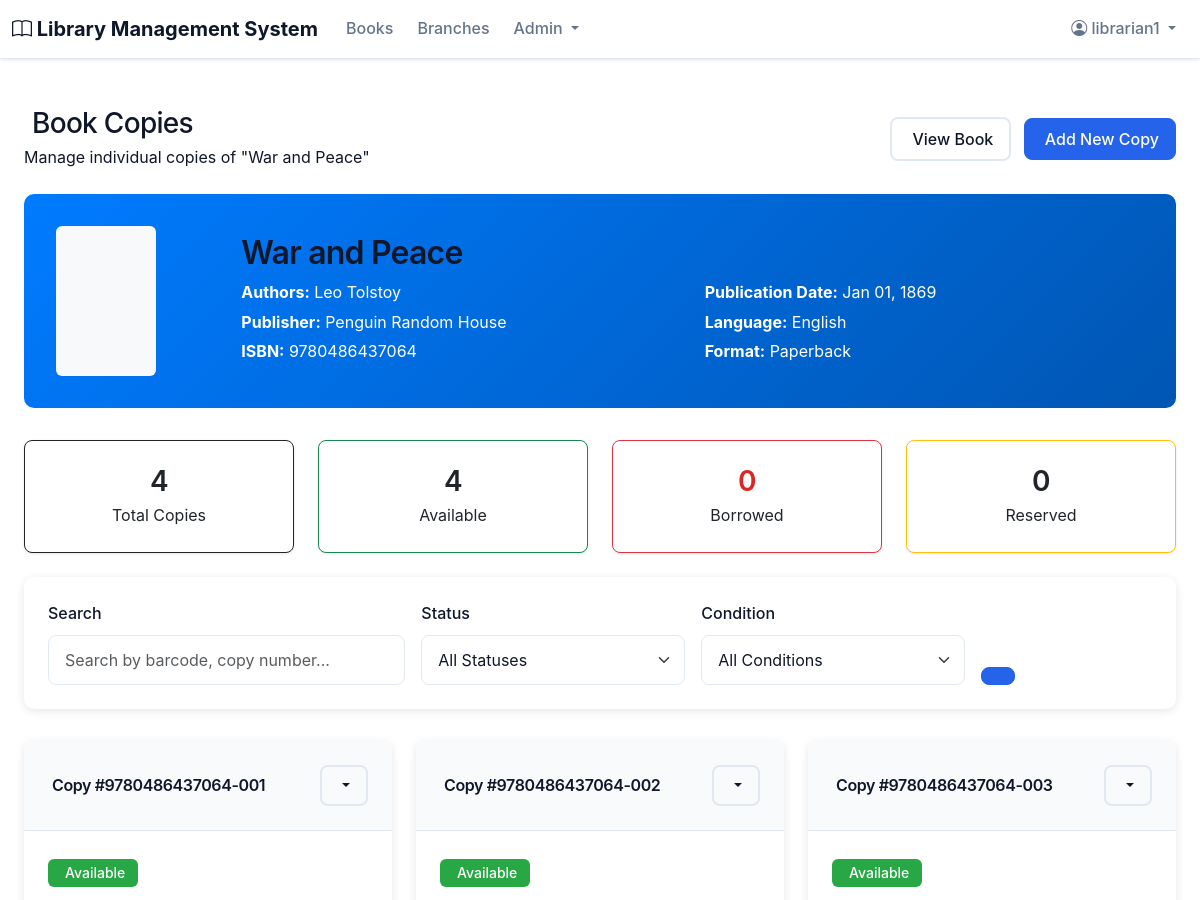
/books/10/copies/ (signed in, upper part), run on an earlier commit of the app's database.
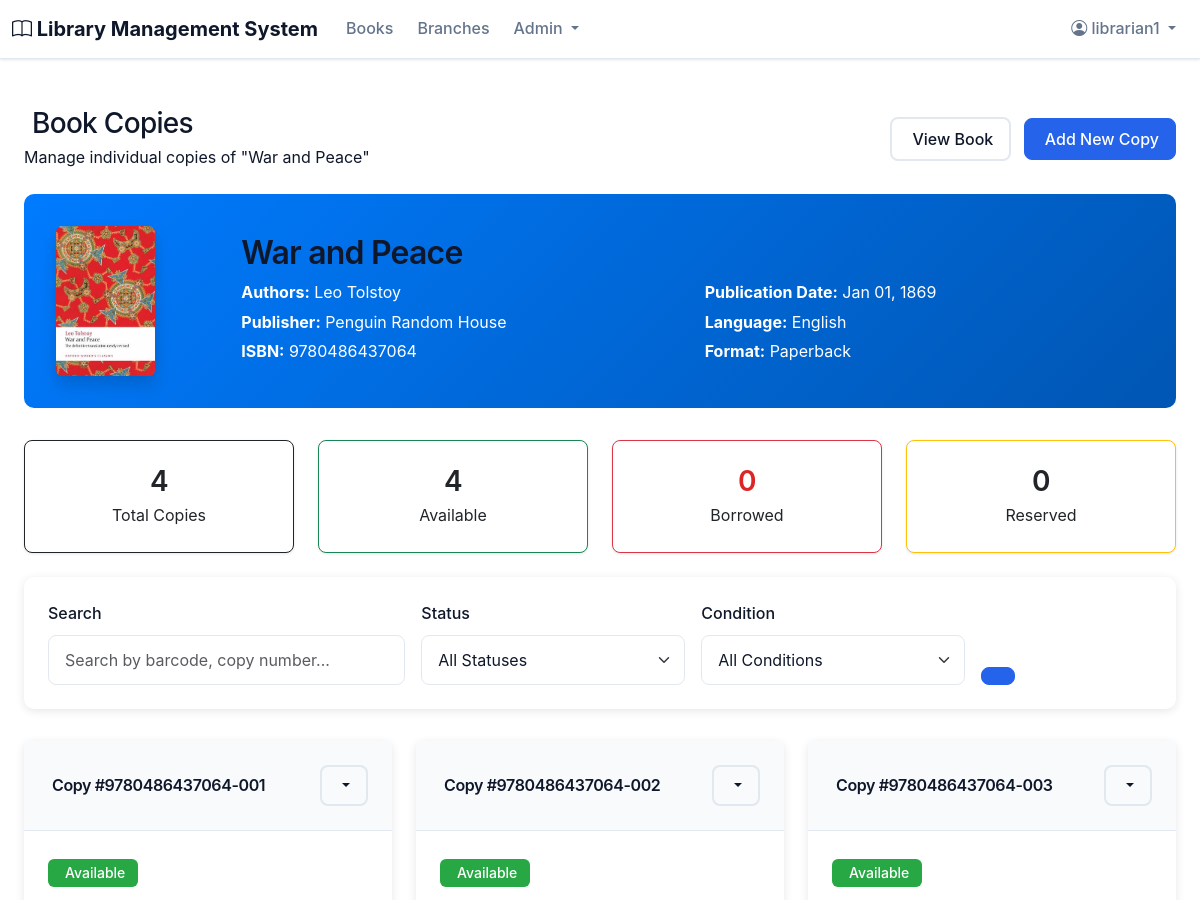
And on a later commit of the database.
### books/models.py (models this page shows, shortened)
class Book(models.Model):
    LANGUAGE_CHOICES = [
        ('en', 'English'),
        ('dv', 'Dhivehi'),
        ('ar', 'Arabic'),
        ('hi', 'Hindi'),
        ('es', 'Spanish'),
        ('fr', 'French'),
        ('other', 'Other'),
    ]
    FORMAT_CHOICES = [
        ('hardcover', 'Hardcover'),
        ('paperback', 'Paperback'),
        ('ebook', 'E-book'),
        ('audiobook', 'Audiobook'),
    ]
    isbn_validator = RegexValidator(
        regex=r'^(?:ISBN(?:-1[03])?:? )?(?=[0-9X]{10}$|(?=(?:[0-9]+[- ]){3})[- 0-9X]{13}$|97[89][0-9]{10}$|(?=(?:[0-9]+[- ]){4})[- 0-9]{17}$)(?:97[89][- ]?)?[0-9]{1,5}[- ]?[0-9]+[- ]?[0-9]+[- ]?[0-9X]$',
        message='Enter a valid ISBN number.'
    )
    isbn = models.CharField(max_length=17, unique=True, validators=[isbn_validator])
    title = models.CharField(max_length=300)
    subtitle = models.CharField(max_length=300, blank=True)
    authors = models.ManyToManyField(Author, related_name='books')
    publisher = models.ForeignKey(Publisher, on_delete=models.SET_NULL, blank=True, null=True)
    publication_date = models.DateField()
    edition = models.CharField(max_length=50, blank=True)
    pages = models.PositiveIntegerField()
    language = models.CharField(max_length=10, choices=LANGUAGE_CHOICES, default='en')
    format = models.CharField(max_length=20, choices=FORMAT_CHOICES, default='paperback')
    category = models.ForeignKey(Category, on_delete=models.SET_NULL, blank=True, null=True)
    description = models.TextField(blank=True)
    cover_image = models.ImageField(upload_to='book_covers/', blank=True, null=True)
    price = models.DecimalField(max_digits=10, decimal_places=2, default=Decimal('0.00'))
    is_active = models.BooleanField(default=True)
    created_at = models.DateTimeField(auto_now_add=True)
    updated_at = models.DateTimeField(auto_now=True)
    class Meta:
        ordering = ['title']
    def get_absolute_url(self):
        return reverse('books:book_detail', kwargs={'pk': self.pk})

class Publisher(models.Model):
    name = models.CharField(max_length=200, unique=True)
    address = models.TextField(blank=True)
    website = models.URLField(blank=True)
    contact_email = models.EmailField(blank=True)
    established_year = models.PositiveIntegerField(blank=True, null=True)
    class Meta:
        ordering = ['name']

### books/views.py (the view)
# urls.py: path('<int:book_id>/copies/', views.BookCopyListView.as_view(), name='copy_list'),
class BookCopyListView(LibrarianRequiredMixin, ListView):
    model = BookCopy
    template_name = 'books/copy_list.html'
    context_object_name = 'object_list'
    paginate_by = 12
    def get_queryset(self):
        book_id = self.kwargs.get('book_id')
        queryset = BookCopy.objects.filter(book_id=book_id).select_related('branch')
        search = self.request.GET.get('search')
        if search:
            queryset = queryset.filter(
                Q(barcode__icontains=search) |
                Q(copy_number__icontains=search) |
                Q(section__icontains=search)
            )
        status = self.request.GET.get('status')
        if status:
            queryset = queryset.filter(status=status)
        condition = self.request.GET.get('condition')
        if condition:
            queryset = queryset.filter(condition=condition)
        return queryset.order_by('copy_number')
    def get_context_data(self, **kwargs):
        context = super().get_context_data(**kwargs)
        book_id = self.kwargs.get('book_id')
        book = get_object_or_404(Book, id=book_id)
        context['book'] = book
        all_copies = BookCopy.objects.filter(book=book)
        context['total_copies'] = all_copies.count()
        context['available_copies'] = all_copies.filter(status='available').count()
        context['borrowed_copies'] = all_copies.filter(status='borrowed').count()
        context['reserved_copies'] = all_copies.filter(status='reserved').count()
        return context

### accounts/models.py (called while the page is built)
    @property
    def is_librarian(self):
        return self.user_type in ['librarian', 'admin']

### books/models.py (called while the page is built)
    @property
    def full_name(self):
        return f"{self.first_name} {self.last_name}"

### books/views.py (called while the page is built)
    def test_func(self):
        return self.request.user.is_authenticated and self.request.user.is_librarian

### library_branches/models.py (called while the page is built)
    def __str__(self):
        return f"{self.branch.name} - {self.name} (Floor {self.floor_number})"

### templates/books/copy_list.html (shortened to what the changed rows need)
{% extends 'base.html' %}
{% load static %}
{% block content %}
<div class="container-fluid py-4">
    <div class="row mb-4">
        <div class="col-12">
            <div class="d-flex justify-content-between align-items-center">
                <div>
                    <h1 class="h3 mb-1">
                        Book Copies
                    </h1>
                    <p class="text-muted mb-0">Manage individual copies of "{{ book.title }}"</p>
                </div>
            </div>
        </div>
    </div>
    <div class="book-info">
        <div class="row align-items-center">
            <div class="col-md-2">
                {% if book.cover_image %}
                    <img src="{{ book.cover_image.url }}"
                         alt="{{ book.title }}"
                         class="img-fluid rounded shadow"
                         style="max-height: 150px;">
                {% else %}
                    <div class="bg-light rounded d-flex align-items-center justify-content-center"
                         style="height: 150px; width: 100px;">
                        <i class="fas fa-book fa-3x text-muted"></i>
                    </div>
                {% endif %}
            </div>
            <div class="col-md-10">
                <h2 class="mb-2">{{ book.title }}</h2>
                <div class="row">
                    <div class="col-md-6">
                        <p class="mb-1"><strong>Authors:</strong>
                            {% for author in book.authors.all %}
                                {{ author.full_name }}{% if not forloop.last %}, {% endif %}
                            {% endfor %}
                        </p>
                        <p class="mb-1"><strong>Publisher:</strong> {{ book.publisher.name }}</p>
                        <p class="mb-1"><strong>ISBN:</strong> {{ book.isbn }}</p>
                    </div>
                    <div class="col-md-6">
                        <p class="mb-1"><strong>Publication Date:</strong> {{ book.publication_date|date:"M d, Y" }}</p>
                        <p class="mb-1"><strong>Language:</strong> {{ book.get_language_display }}</p>
                        <p class="mb-1"><strong>Format:</strong> {{ book.get_format_display }}</p>
                    </div>
                </div>
            </div>
        </div>
    </div>
</div>
{% endblock %}

What changed in the data, as far as the page shows it:
changed Book "War and Peace": cover_image: picture added
